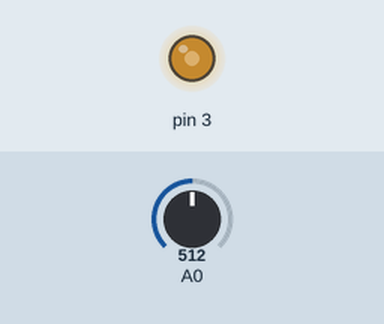
Bench run of a sketch on a simulated Arduino Uno, built with avr-gcc and run on an emulated ATmega328P. On the bench: output pins drawn as LEDs (lit = HIGH). Inputs (shaded band) come from the test bench; at power-on: A0 = 512.

Above: at 1.2 s.
1.3 s: A0 set to 716
At 1.6 s:
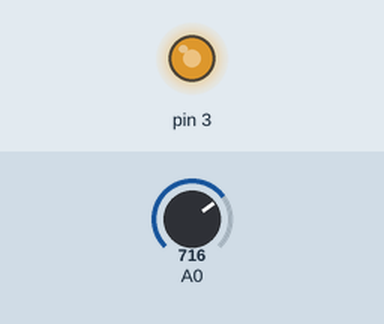
2.8 s: A0 set to 900
At 4.0 s:
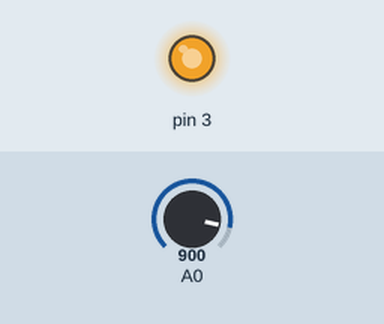
4.3 s: A0 set to 122
At 5.1 s:
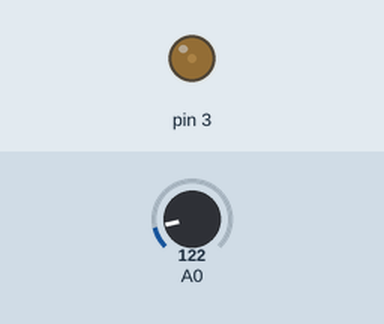
5.8 s: A0 set to 0
At 6.3 s:
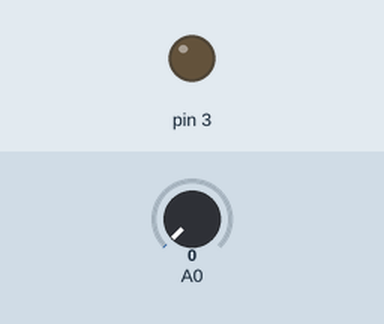
7.3 s: A0 set to 511
At 8.6 s:
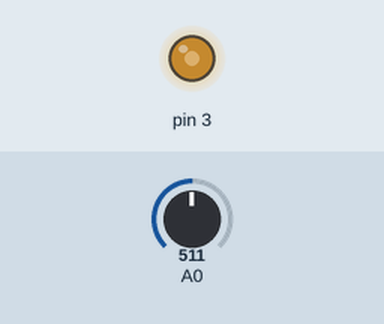
Timing chart, 0 to 9.8 s (numbered marks = the images above; inputs shaded):
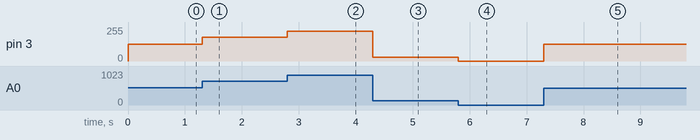

The sketch:

tajriba.ino
```cpp
int x;

void setup() {

  pinMode(3,OUTPUT);

  //Serial.begin(9600);

}

void loop() {

  x=analogRead(A0);

  //Serial.print(x);Serial.print("---");

  x=map(x,0,1023,0,255);

  analogWrite(3,x);

  //Serial.println(x);
}
```

Measured:
- after the input at 1.3 s, pin 3: 127/255 → 178/255 at once
- after the input at 2.8 s, pin 3: 178/255 → 224/255 at once
- after the input at 4.3 s, pin 3: 224/255 → 30/255 at once
- after the input at 5.8 s, pin 3: 30/255 → 0/255 at once
- after the input at 7.3 s, pin 3: 0/255 → 127/255 at once
